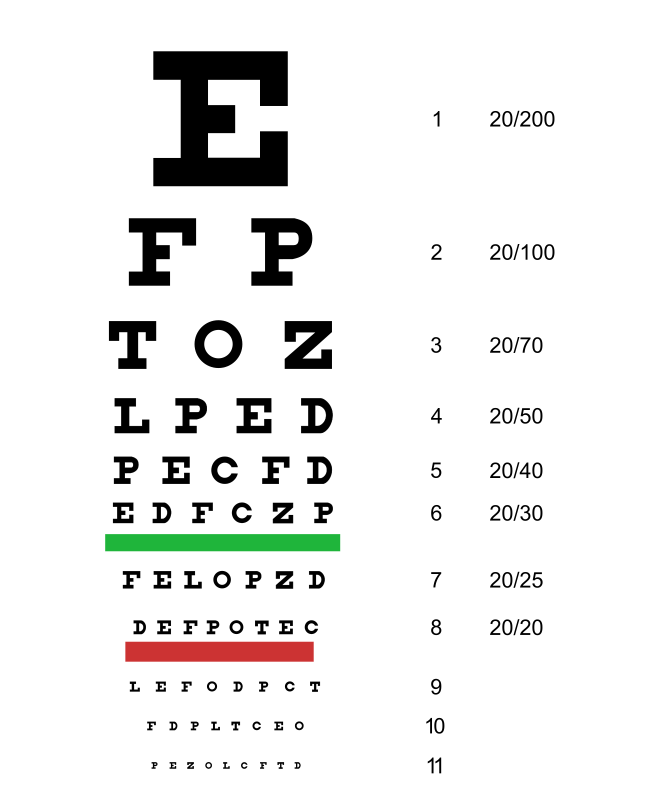
#> input picture images/Snellen_chart.png, 1303 x 1624 px (shown at 1/2 size)
$ jupyter execute Geometric_Myopic_Defocus.ipynb
#> lines starting #> are read from the running program, lines starting #| are printed output that depends on the picture; after the words box and inside, x2 and y2 are one past the last pixel; in counts of white or black regions, pixels touching at a corner belong together
## Theoretical Myopic and Hyperopic Defocus

Note that this section is not in Goodman and is just me deriving things.

In order to obtain a clear image at infinity, a photo-detector must be placed behind a lens at the distance where parallel incoming rays converge. By photo-detector we mean any image capturing device, such as a CCD, a film, or a bioligical retina. When the photo-detector is placed too close or too far, the image will start to become blurry. But how blurry exactly?

Since we want our results to generalize to the human eye, we also need to track index of refractions carefully. We use a simplified model as follows. Light starts in free space, passes through a lens with focal length $f$ and aperture diameter $d$, passes into a new material with index-of-refraction $n$, then travels a distance $z=L+\Delta L$ before hitting a photo-detector, where $L$ is the true convergence distance and $\Delta L$ is the error in photo-detector placement.

For a photo-detector placed at the convergence distance $L$, each angle of incoming light should theoretically converge to an infinitesimal point. However, the incorrect placement at $\Delta L$ causes light to spread out into a cone with angle $\alpha$ and vertical spread $\Delta y$. For small angles we have $\alpha = \Delta y / \Delta L$.

By ray-tracing the edges of this cone back through the convergence point $L$ towards the aperture edge $d$, we can also see that $\alpha = d/L$. Combining the two equations lets us elminate $\alpha$ and derive an expression for $\Delta y$:

$$\Delta y = d \frac{\Delta L}{L}$$

However, knowing the spread on a photo-detector in distance units isn't particularly useful, as intuitively the coordinates in an image have angular units. To convert this to an angular spread, we need to relate photo-detector positions to incoming ray angles.

Suppose we are at a height $y$ on the photo-detector. The angle of origination $\phi$ can be derived from a ray of light that passes through the free-space focal point, intersects a height $y$ on the lens, then travels straight towards the photo-detector. The index-of-refraction has no effect, since the ray is straight after passing through the lens. Since the lens inverts the image, we have the following relation:

$$\phi = -y/f$$

This relation implies the angular spread is given by:

$$\Delta \phi = -\frac{1}{f} \Delta y = -\frac{d}{f} \frac{\Delta L}{L}$$

This is useful as it relates errors in angular resolution to errors in axial length. However, an even more useful relation would with respect to errors in correction power. For instance, suppose we were curious what the world looked like with 0.25D of myopic blur. How would we calculate that?

Recall the definition of corrective power:

$$P = \frac{1}{f}$$

We need to write this in terms of $L$ in order to derive how errors in $\Delta L$ relate to errors in $\Delta P$. Therefore we need to derive a relation between $f$ and $L$.

Suppose an incoming straight ray intersects the lens at height $y$. Let $\theta_0$ be the angle it would have bent in free space, and $\theta$ be the true angle in the new medium. Assuming small angles we have:

$$\theta_0 = \frac{y}{f}, \theta = \frac{y}{L}$$

We can relate these two angles using Snells Law:

$$\theta_0 = n \theta$$

This implies:

$$\frac{y}{f} = n \frac{y}{L} \implies \frac{1}{f} = \frac{n}{L}$$

Therefore the relation between $P$ and $L$ becomes:

$$P = \frac{n}{L}$$

We can use this expression to relate errors in photo-detector distance to errors in corrective power. By taking the derivative and approximating with differentials we get the following:

$$\frac{dP}{dL} = -\frac{n}{L^2}$$

$$\Delta P = -\frac{n}{L} \frac{\Delta L}{L}$$

$$\frac{\Delta L}{L} = -\frac{L}{n} \Delta P = -f \Delta P$$

Substituting this into the expression for $\Delta \phi$ gives us a nice simplified expression:

$$\Delta \phi = d \Delta P$$

According to Google the pupil size is anywhere from 2-8mm depending on lighting conditions. When converting this equation into arc-minutes we get around 3.4 arc-minutes per (mm diopter), so a quarter diopter of refractive error would result in around 1.7 - 6.9 arc-minutes of angular blur depending on lighting conditions. This seems about right, given the 20/20 line is 5 arc-minutes tall, and anecdotally people can read 20/20 with slight under-correction in bright lighting but not dim lighting.

# Simulating Myopic Defocus

The image below is an example of a Snellen Chart taken from the [Reduced Lens Wiki](https://wiki.reducedlens.org/wiki/Snellen_chart). The 20/20 line in this chart is 28 pixels tall and represents 5 arc-minutes of blur. Therefore we can use a 28/5 ratio when scaling arc-minutes into pixels to do a blur convolution. It's possible to do custom convolutions in python with [opencv](https://opencv24-python-tutorials.readthedocs.io/en/latest/py_tutorials/py_imgproc/py_filtering/py_filtering.html#d-convolution-image-filtering).

[cell 1]
import cv2
import numpy as np
from matplotlib import pyplot as plt

img = cv2.imread('images/Snellen_chart.png')
#> img is the input picture: shape (1624, 1303, 3); mean B, G, R 235.9, 236.8, 236.7

pupils = [.002, .004, .008]
diopters = 0.25
rad2am = 360 / (2*np.pi) * 60
am2px = 28/5

plt.figure(figsize=(12,15), dpi=200)
plt.subplot(221),plt.imshow(img),plt.title('Original')
plt.xticks([]), plt.yticks([])

for i,pupil in enumerate(pupils):
    d = int(pupil * diopters * rad2am * am2px)
    kernel = np.zeros((d,d),np.float32)
    r = d/2
    idx = np.linspace(-1, 1, d)
    delta = 2/(d-1)
    x,y = np.mgrid[-1:1+delta:delta, -1:1+delta:delta]
    kernel[(x**2+y**2<=1)] = 1
    kernel /= kernel.sum()
    dst = cv2.filter2D(img,-1,kernel)
    plt.subplot(220+i+2),plt.imshow(dst),plt.title(f'pupil diameter = {int(pupil*1000)}mm')
    plt.xticks([]), plt.yticks([])
#> this loop made 3 passes
#> pass 1, `dst = cv2.filter2D(img,-1,kernel)`:
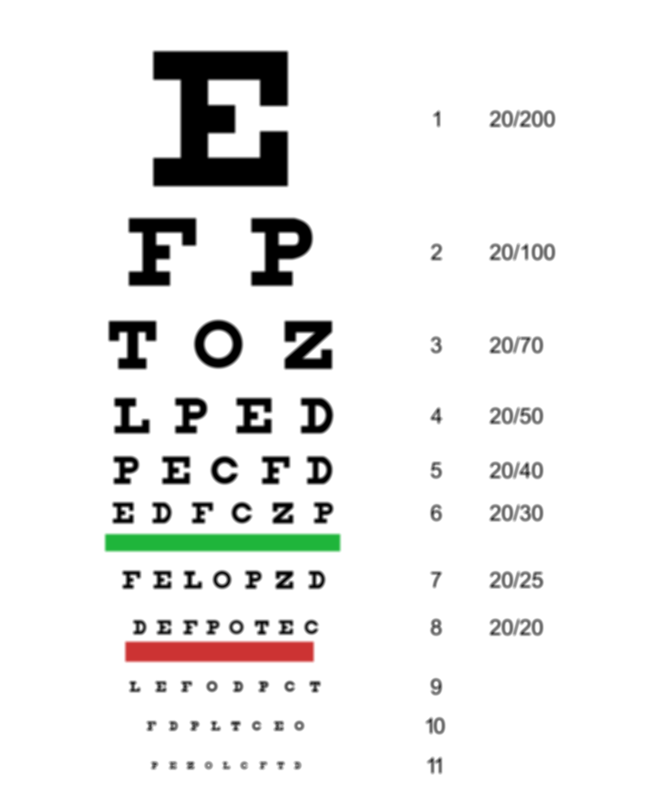
#> dst: shape (1624, 1303, 3) (shown at 1/2 size); mean B, G, R 235.9, 236.8, 236.7
#> pass 2, `dst = cv2.filter2D(img,-1,kernel)`:
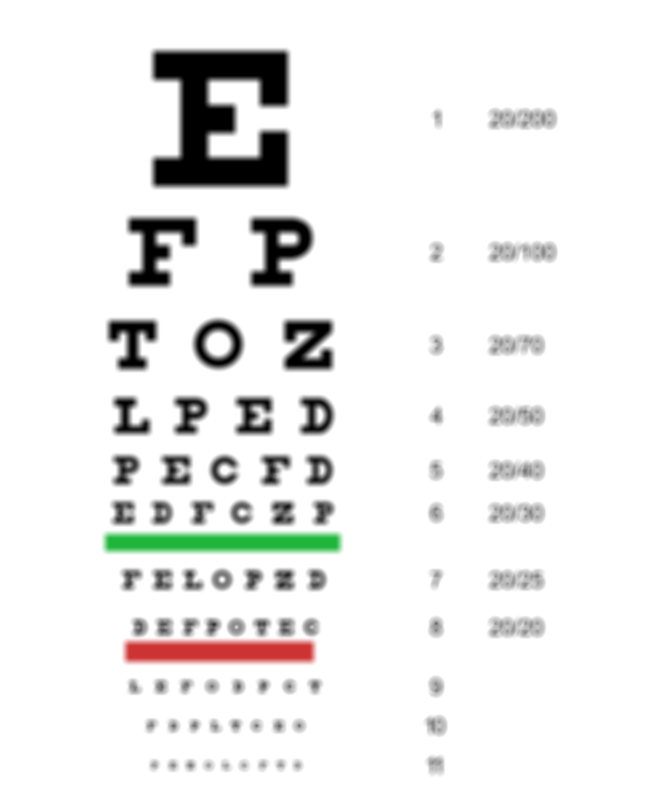
#> dst: shape (1624, 1303, 3) (shown at 1/2 size); mean B, G, R 235.9, 236.8, 236.7
#> pass 3, `dst = cv2.filter2D(img,-1,kernel)`:
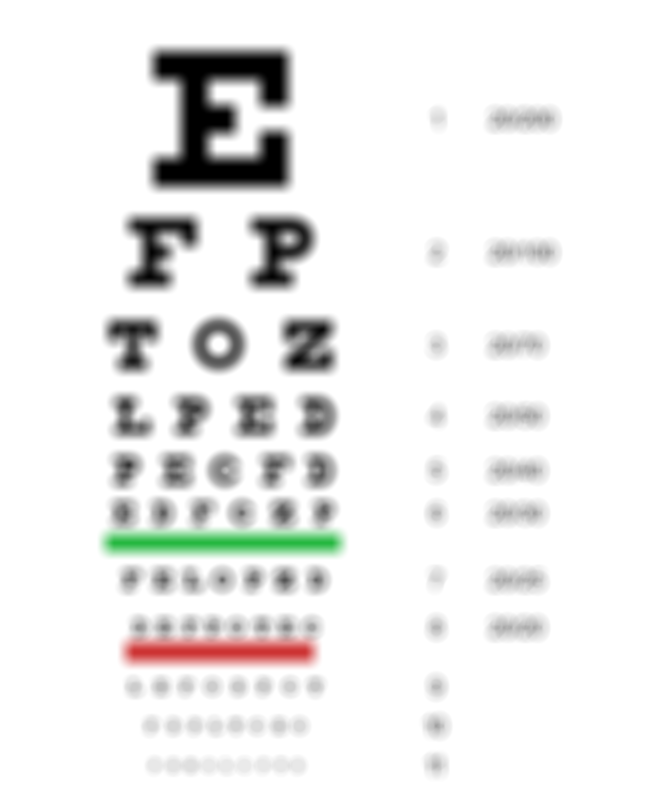
#> dst: shape (1624, 1303, 3) (shown at 1/2 size); mean B, G, R 235.9, 236.8, 236.7
#> after the loop:
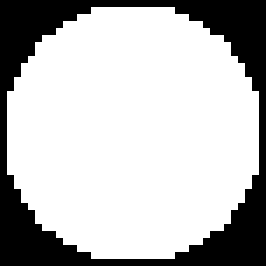
#> kernel: shape (38, 38) float32 (shown 7 times larger); values 0 (black) and 0.000943 (white), 73.4% white; 1 black region, box (x1, y1, x2, y2) and area: (0, 0, 38, 38) 384
plt.suptitle('Quarter Diopter of Refractive Error', fontsize=16)
plt.tight_layout()
plt.savefig('images/myopic_defocus.png')
#> figure, not shown here; B, G, R data is drawn as R, G, B
plt.show()
